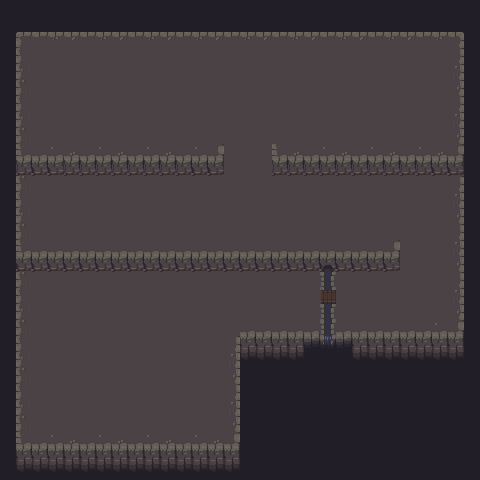

A level layout from a 2D game, rendered from its tile map. Below: a short description, then the map file with tile-grid data replaced by summaries:
An orthogonal 30x30 tile map with 16x16 px tiles, 2 tile layers (Background 0, Foreground 0), 4 hidden layers not drawn.

<map version="1.0" orientation="orthogonal" renderorder="right-down" width="30" height="30" tilewidth="16" tileheight="16" nextobjectid="1">
 <tileset firstgid="1" name="Dungeon_new_brown_gutter" tilewidth="16" tileheight="16" spacing="2" margin="1" tilecount="288" columns="24">
  <image source="../Dungeon_new_brown_gutter.png" width="432" height="216" />
  <tile id="9">
   <properties>
    <property name="blocked" value="" />
   </properties>
  </tile>
  <tile id="11">
   <properties>
    <property name="blocked" value="" />
   </properties>
  </tile>
  <tile id="12">
   <properties>
    <property name="blocked" value="" />
   </properties>
  </tile>
  <tile id="13">
   <properties>
    <property name="blocked" value="" />
   </properties>
  </tile>
  <tile id="14">
   <properties>
    <property name="blocked" value="" />
   </properties>
  </tile>
  <tile id="15">
   <properties>
    <property name="blocked" value="" />
   </properties>
  </tile>
  <tile id="16">
   <properties>
    <property name="blocked" value="" />
   </properties>
  </tile>
  <tile id="17">
   <properties>
    <property name="blocked" value="" />
   </properties>
  </tile>
  <tile id="18">
   <properties>
    <property name="blocked" value="" />
   </properties>
  </tile>
  <tile id="19">
   <properties>
    <property name="blocked" value="" />
   </properties>
  </tile>
  <tile id="20">
   <properties>
    <property name="blocked" value="" />
   </properties>
  </tile>
  <tile id="21">
   <properties>
    <property name="blocked" value="" />
   </properties>
  </tile>
  <tile id="22">
   <properties>
    <property name="blocked" value="" />
   </properties>
  </tile>
  <tile id="23">
   <properties>
    <property name="blocked" value="" />
   </properties>
  </tile>
  <tile id="30">
   <properties>
    <property name="blocked" value="" />
   </properties>
  </tile>
  <tile id="32">
   <properties>
    <property name="blocked" value="" />
   </properties>
  </tile>
  <tile id="34">
   <properties>
    <property name="blocked" value="" />
   </properties>
  </tile>
  <tile id="35">
   <properties>
    <property name="blocked" value="" />
   </properties>
  </tile>
  <tile id="37">
   <properties>
    <property name="blocked" value="" />
   </properties>
  </tile>
  <tile id="38">
   <properties>
    <property name="blocked" value="" />
   </properties>
  </tile>
  <tile id="39">
   <properties>
    <property name="blocked" value="" />
   </properties>
  </tile>
  <tile id="40">
   <properties>
    <property name="blocked" value="" />
   </properties>
  </tile>
  <tile id="41">
   <properties>
    <property name="blocked" value="" />
   </properties>
  </tile>
  <tile id="42">
   <properties>
    <property name="blocked" value="" />
   </properties>
  </tile>
  <tile id="43">
   <properties>
    <property name="blocked" value="" />
   </properties>
  </tile>
  <tile id="44">
   <properties>
    <property name="blocked" value="" />
   </properties>
  </tile>
  <tile id="45">
   <properties>
    <property name="blocked" value="" />
   </properties>
  </tile>
  <tile id="47">
   <properties>
    <property name="blocked" value="" />
   </properties>
  </tile>
  <tile id="57">
   <properties>
    <property name="blocked" value="" />
   </properties>
  </tile>
  <tile id="59">
   <properties>
    <property name="blocked" value="" />
   </properties>
  </tile>
  <tile id="60">
   <properties>
    <property name="blocked" value="" />
   </properties>
  </tile>
  <tile id="61">
   <properties>
    <property name="blocked" value="" />
   </properties>
  </tile>
  <tile id="62">
   <properties>
    <property name="blocked" value="" />
   </properties>
  </tile>
  <tile id="63">
   <properties>
    <property name="blocked" value="" />
   </properties>
  </tile>
  <tile id="64">
   <properties>
    <property name="blocked" value="" />
   </properties>
  </tile>
  <tile id="65">
   <properties>
    <property name="blocked" value="" />
   </properties>
  </tile>
  <tile id="66">
   <properties>
    <property name="blocked" value="" />
   </properties>
  </tile>
  <tile id="67">
   <properties>
    <property name="blocked" value="" />
   </properties>
  </tile>
  <tile id="68">
   <properties>
    <property name="blocked" value="" />
   </properties>
  </tile>
  <tile id="69">
   <properties>
    <property name="blocked" value="" />
   </properties>
  </tile>
  <tile id="77">
   <properties>
    <property name="blocked" value="" />
   </properties>
  </tile>
  <tile id="78">
   <properties>
    <property name="blocked" value="" />
   </properties>
  </tile>
  <tile id="79">
   <properties>
    <property name="blocked" value="" />
   </properties>
  </tile>
  <tile id="80">
   <properties>
    <property name="blocked" value="" />
   </properties>
  </tile>
  <tile id="81">
   <properties>
    <property name="blocked" value="" />
   </properties>
  </tile>
  <tile id="82">
   <properties>
    <property name="blocked" value="" />
   </properties>
  </tile>
  <tile id="83">
   <properties>
    <property name="void" value="" />
   </properties>
  </tile>
  <tile id="84">
   <properties>
    <property name="blocked" value="" />
   </properties>
  </tile>
  <tile id="92">
   <properties>
    <property name="blocked" value="" />
   </properties>
  </tile>
  <tile id="93">
   <properties>
    <property name="blocked" value="" />
   </properties>
  </tile>
  <tile id="94">
   <properties>
    <property name="blocked" value="" />
   </properties>
  </tile>
  <tile id="95">
   <properties>
    <property name="blocked" value="" />
   </properties>
  </tile>
  <tile id="120">
   <properties>
    <property name="blocked" value="" />
   </properties>
  </tile>
  <tile id="121">
   <properties>
    <property name="blocked" value="" />
   </properties>
  </tile>
  <tile id="122">
   <properties>
    <property name="blocked" value="" />
   </properties>
  </tile>
  <tile id="123">
   <properties>
    <property name="blocked" value="" />
   </properties>
  </tile>
  <tile id="124">
   <properties>
    <property name="blocked" value="" />
   </properties>
  </tile>
  <tile id="126">
   <properties>
    <property name="blocked" value="" />
   </properties>
  </tile>
  <tile id="127">
   <properties>
    <property name="blocked" value="" />
   </properties>
  </tile>
  <tile id="128">
   <properties>
    <property name="blocked" value="" />
   </properties>
  </tile>
  <tile id="149">
   <properties>
    <property name="blocked" value="" />
   </properties>
  </tile>
  <tile id="153">
   <properties>
    <property name="blocked" value="" />
   </properties>
  </tile>
  <tile id="154">
   <properties>
    <property name="blocked" value="" />
   </properties>
  </tile>
  <tile id="155">
   <properties>
    <property name="blocked" value="" />
   </properties>
  </tile>
  <tile id="156">
   <properties>
    <property name="blocked" value="" />
   </properties>
  </tile>
  <tile id="171">
   <properties>
    <property name="blocked" value="" />
   </properties>
  </tile>
  <tile id="172">
   <properties>
    <property name="blocked" value="" />
   </properties>
  </tile>
  <tile id="175">
   <properties>
    <property name="blocked" value="" />
   </properties>
  </tile>
  <tile id="176">
   <properties>
    <property name="blocked" value="" />
   </properties>
  </tile>
  <tile id="192">
   <properties>
    <property name="blocked" value="" />
   </properties>
  </tile>
  <tile id="193">
   <properties>
    <property name="blocked" value="" />
   </properties>
  </tile>
  <tile id="194">
   <properties>
    <property name="blocked" value="" />
   </properties>
  </tile>
  <tile id="197">
   <properties>
    <property name="blocked" value="" />
   </properties>
  </tile>
  <tile id="198">
   <properties>
    <property name="blocked" value="" />
   </properties>
  </tile>
  <tile id="248">
   <properties>
    <property name="blocked" value="" />
   </properties>
  </tile>
  <tile id="273">
   <properties>
    <property name="blocked" value="" />
   </properties>
  </tile>
  <tile id="274">
   <properties>
    <property name="blocked" value="" />
   </properties>
  </tile>
  <tile id="275">
   <properties>
    <property name="blocked" value="" />
   </properties>
  </tile>
 </tileset>
 <layer name="Background 0" width="30" height="30">
  <data>[900 cells, 900 non-empty, 2 distinct tile ids]</data>
 </layer>
 <layer name="Foreground 0" width="30" height="30">
  <data>[900 cells, 900 non-empty, 43 distinct tile ids]</data>
 </layer>
 <layer name="Collisionlayer 0" width="30" height="30" visible="0">
  <data>[900 cells, 900 non-empty, 3 distinct tile ids]</data>
 </layer>
 <layer name="Background 1" width="30" height="30" visible="0">
  <data>[900 cells, 900 non-empty, 1 distinct tile ids]</data>
 </layer>
 <layer name="Foreground 1" width="30" height="30" visible="0">
  <data>[900 cells, 900 non-empty, 34 distinct tile ids]</data>
 </layer>
 <layer name="Collisionlayer 1" width="30" height="30" visible="0" opacity="0">
  <data>[900 cells, 900 non-empty, 3 distinct tile ids]</data>
 </layer>
</map>
